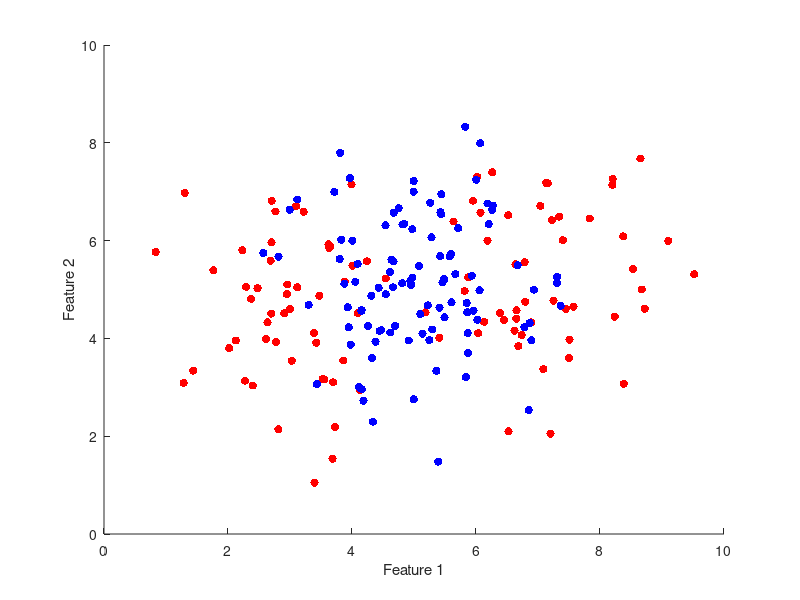

Here is the MATLAB script that generated this plot: (Note: this script raises an error after producing the figure.)
%Assignment2
close all
%Setting and Load Datas
nu=0.01;
nWA = 2;
nWB = 1;
lambdas = [0.5 0.5];
A = importdata('data_lvq_A(1).mat');
B = importdata('data_lvq_B(1).mat');
%% Plot the init data
figure;hold on;
scatter(A(:,1),A(:,2),'r','filled');
scatter(B(:,1),B(:,2),'b','filled');
xlabel('Feature 1');
ylabel('Feature 2');
%% Tag by class
[p,n] = size(A);
data = zeros(p*2,n+1);
data(:,1:2) = [A;B];
data(1:p,3) = 1; %points of class A
data(p+1:end,3) = 2; %points of class B
%rng(9); %fix randperm
data = data(randperm(p*2),:); %shuffle the data
%% Training
[lambdasVector,w,trainingErrorVector] = RLVQ_learning(data,nu,nWA,nWB,lambdas);
%% Plot final prototypes
scatter(w(:,1),w(:,2),'g','filled');
%% Training Error and lambdas progress
figure; hold on;
subplot(1,2,1);
plot(trainingErrorVector);
xlabel('Epochs');
ylabel('Training Error(%)');
subplot(1,2,2);
plot(lambdasVector(:,:));
xlabel('Epochs');
ylabel('lambdas');